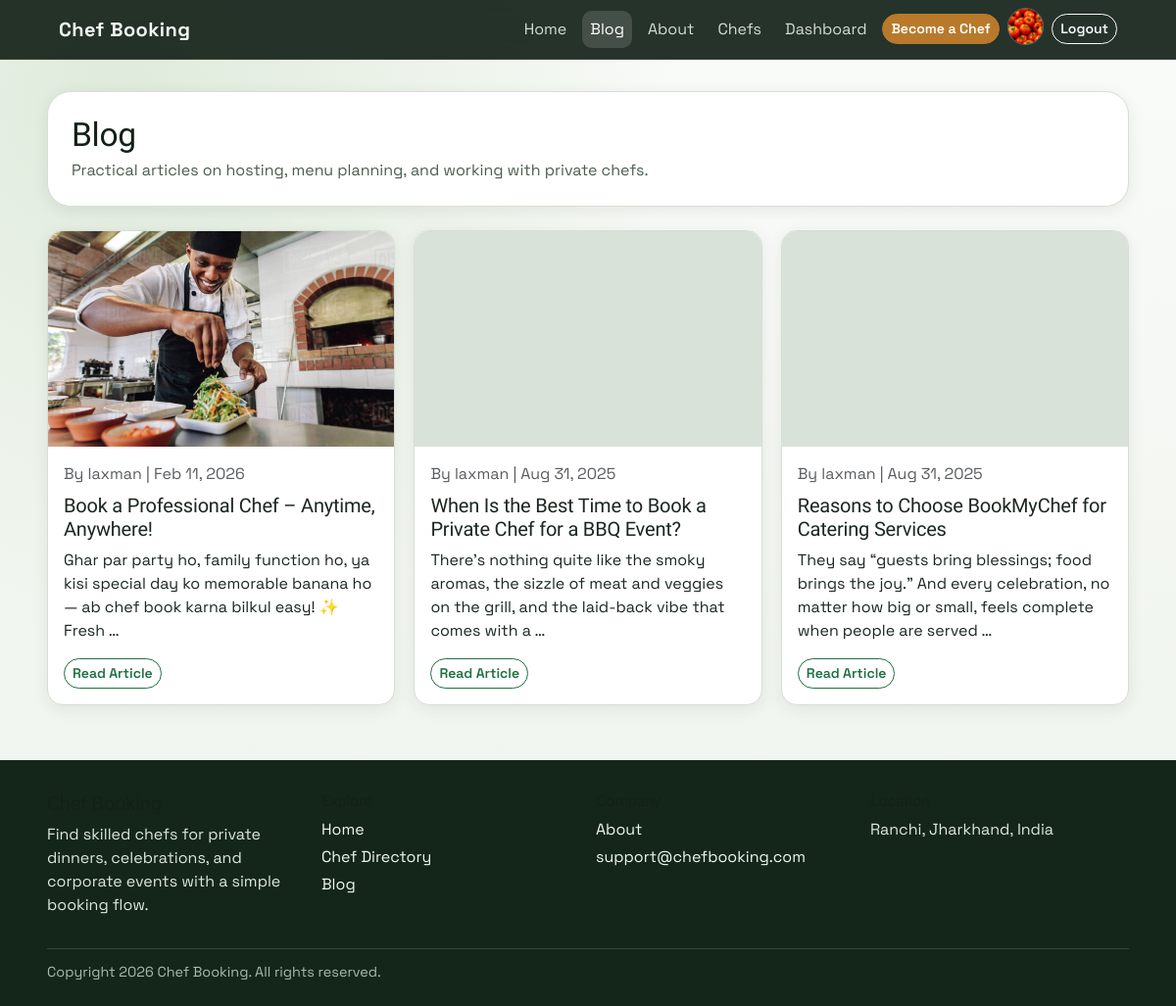
The page /blog/ (signed in) on the database its author committed.
### accounts/models.py (models this page shows, shortened)
class Profile(models.Model):
    user = models.OneToOneField(settings.AUTH_USER_MODEL, on_delete=models.CASCADE)
    name = models.CharField(max_length=100)
    email = models.EmailField()
    mobile_number = models.CharField(max_length=15, blank=True, null=True)
    location = models.CharField(max_length=255, blank=True)
    education = models.CharField(max_length=255, blank=True)
    experience = models.IntegerField(default=0)
    speciality = models.TextField(blank=True)
    bio = models.TextField(blank=True)
    dishes = models.CharField(max_length=255, default="Not specified")
    profile_image = models.ImageField(upload_to=user_directory_path, blank=True, null=True)

### booking/models.py (models this page shows, shortened)
class BlogPost(models.Model):
    title = models.CharField(max_length=200)
    image = models.ImageField(upload_to="blog_images/")
    content = models.TextField()
    author = models.ForeignKey(User, on_delete=models.CASCADE)
    created_at = models.DateTimeField(auto_now_add=True)
    is_published = models.BooleanField(default=True, db_index=True)

### booking/views.py (the view)
# urls.py: path('blog/', booking_views.blog_list, name='blog_list'),
def blog_list(request):
    posts = BlogPost.objects.select_related("author").filter(is_published=True).order_by("-created_at")
    return render(request, "booking/blog_list.html", {"posts": posts})

### booking/context_processors.py (called while the page is built)
def chef_context(request):
    chef = None
    profile = None
    is_admin_user = False
    if request.user.is_authenticated:
        chef = Chef.objects.filter(user=request.user).first()
        profile = getattr(request.user, "profile", None)
        is_admin_user = request.user.is_superuser
    return {"chef": chef, "user_profile": profile, "is_admin_user": is_admin_user}

### booking/templates/booking/blog_list.html (shortened to what this page needs)
{% extends "base.html" %}
{% load static %}
{% block content %}
<section class="page-card p-4 mb-4">
  <h1 class="section-title mb-1">Blog</h1>
  <p class="section-subtitle mb-0">Practical articles on hosting, menu planning, and working with private chefs.</p>
</section>
<section class="content-grid">
  {% for post in posts %}
  <article class="content-card">
    {% if post.image %}
    <img src="{{ post.image.url }}" alt="{{ post.title }}" loading="lazy" decoding="async" />
    {% else %}
    <img src="{% static 'images/default.webp' %}" alt="Blog placeholder" loading="lazy" decoding="async" />
    {% endif %}
    <div class="card-body-tight">
      <p class="mb-2 text-muted">By {{ post.author.username }} | {{ post.created_at|date:"M d, Y" }}</p>
      <h2 class="h5">{{ post.title }}</h2>
      <p class="mb-3">{{ post.content|truncatewords:24 }}</p>
      <a href="{% url 'blog_detail' post.pk %}" class="btn btn-outline-primary btn-sm">Read Article</a>
    </div>
  </article>
  {% empty %}
  <article class="page-card p-4">
    <h2 class="h5">No articles published yet</h2>
    <p class="mb-0">Check back soon for updates.</p>
  </article>
  {% endfor %}
</section>
{% endblock %}

### templates/base.html (shortened to what this page needs)
{% load static %}
<!DOCTYPE html>
<html lang="en">
  <head>
    <link href="https://cdn.jsdelivr.net/npm/bootstrap@5.3.3/dist/css/bootstrap.min.css" rel="stylesheet" />
    <link href="{% static 'css/site.css' %}" rel="stylesheet" />
  </head>
  <body>
    <div class="site-shell">
      <nav class="navbar navbar-expand-lg navbar-dark top-nav">
        <div class="container-fluid" style="width:min(1120px, 92vw);">
          <a class="navbar-brand" href="{% url 'home' %}">Chef Booking</a>
          <div class="d-none d-lg-flex ms-auto">
            <ul class="navbar-nav ms-auto align-items-center gap-2">
              <li class="nav-item">
                <a class="nav-link {% if request.resolver_match.url_name == 'home' %}active{% endif %}" href="{% url 'home' %}">Home</a>
              </li>
              <li class="nav-item">
                <a class="nav-link {% if request.resolver_match.url_name == 'blog_list' %}active{% endif %}" href="{% url 'blog_list' %}">Blog</a>
              </li>
              <li class="nav-item">
                <a class="nav-link {% if request.resolver_match.url_name == 'about' %}active{% endif %}" href="{% url 'about' %}">About</a>
              </li>
              {% if user.is_authenticated %}
              <li class="nav-item">
                <a class="nav-link {% if request.resolver_match.url_name == 'chef_list' %}active{% endif %}" href="{% url 'chef_list' %}">Chefs</a>
              </li>
              <li class="nav-item">
                <a class="nav-link {% if request.resolver_match.url_name == 'dashboard' %}active{% endif %}" href="{% url 'dashboard' %}">Dashboard</a>
              </li>
              {% if not chef %}
              <li class="nav-item">
                <a class="btn btn-sm btn-accent" href="{% url 'become_chef' %}">Become a Chef</a>
              </li>
              {% endif %}
              <li class="nav-item">
                <a class="avatar-btn" href="{% url 'profile_detail' request.user.username %}" aria-label="Profile">
                  {% if user_profile and user_profile.profile_image %}
                  <img src="{{ user_profile.profile_image.url }}" alt="{{ user.username }} profile" loading="lazy" />
                  {% else %}
                  <img src="{% static 'images/default-chef.jpg' %}" alt="Default profile" loading="lazy" />
                  {% endif %}
                </a>
              </li>
              <li class="nav-item">
                <form method="post" action="{% url 'logout' %}" class="d-inline">
                  <button type="submit" class="btn btn-sm btn-outline-light">Logout</button>
                </form>
              </li>
              {% endif %}
            </ul>
          </div>
        </div>
      </nav>
      <main class="site-main">
        {% block content %}{% endblock %}
      </main>
      <footer class="site-footer">
        <div class="footer-grid">
          <div>
            <h5>Chef Booking</h5>
            <p class="mb-0">Find skilled chefs for private dinners, celebrations, and corporate events with a simple booking flow.</p>
          </div>
          <div>
            <h6>Explore</h6>
            <p class="mb-1"><a href="{% url 'home' %}">Home</a></p>
            <p class="mb-1"><a href="{% url 'chef_list' %}">Chef Directory</a></p>
            <p class="mb-0"><a href="{% url 'blog_list' %}">Blog</a></p>
          </div>
          <div>
            <h6>Company</h6>
            <p class="mb-1"><a href="{% url 'about' %}">About</a></p>
            <p class="mb-0"><a href="mailto:support@chefbooking.com">support@chefbooking.com</a></p>
          </div>
          <div>
            <h6>Location</h6>
            <p class="mb-0">Ranchi, Jharkhand, India</p>
          </div>
        </div>
        <div class="footer-meta">Copyright <span id="currentYear"></span> Chef Booking. All rights reserved.</div>
      </footer>
    </div>
  </body>
</html>

### static/css/site.css (style rules this page uses)
:root { --bg: #f5f7f3; --surface: #ffffff; --surface-muted: #eef2ea; --text: #1b2720; --text-muted: #4b5d50; --primary: #1f6f43; --primary-strong: #165233; --accent: #b87a2a; --border: #d7ded5; --danger: #a53838; --radius-sm: 10px; --radius-md: 16px; --radius-lg: 24px; --shadow-sm: 0 4px 16px rgba(22, 38, 28, 0.08); --shadow-md: 0 12px 36px rgba(22, 38, 28, 0.13); }
* { box-sizing: border-box; }
html, body { margin: 0; padding: 0; }
body { font-family: "Space Grotesk", "Segoe UI", sans-serif; color: var(--text); background: radial-gradient(circle at 10% 10%, #dfeadb 0%, rgba(223, 234, 219, 0) 40%), linear-gradient(180deg, #f9fbf8 0%, #eef3ec 100%); min-height: 100vh; }
h1, h2, h3, h4, h5, h6 { font-family: "Sora", "Segoe UI", sans-serif; letter-spacing: -0.01em; margin-top: 0; color: #132117; }
a { color: var(--primary); }
.site-shell { min-height: 100vh; display: flex; flex-direction: column; }
.site-main { flex: 1; width: min(1120px, 92vw); margin: 2rem auto 3.5rem; }
.top-nav { position: sticky; top: 0; z-index: 1030; background: rgba(15, 29, 20, 0.9); backdrop-filter: blur(10px); border-bottom: 1px solid rgba(255, 255, 255, 0.1); }
.top-nav .navbar-brand { font-weight: 700; letter-spacing: 0.02em; color: #f1f8f2; }
.top-nav .nav-link { color: rgba(243, 250, 244, 0.85); border-radius: var(--radius-sm); padding: 0.45rem 0.75rem; transition: background-color 160ms ease, color 160ms ease; }
.top-nav .nav-link:hover, .top-nav .nav-link.active { color: #ffffff; background: rgba(255, 255, 255, 0.14); }
.top-nav .btn { border-radius: 999px; }
.avatar-btn { display: inline-flex; align-items: center; justify-content: center; width: 2.35rem; height: 2.35rem; border-radius: 999px; overflow: hidden; border: 1px solid rgba(255, 255, 255, 0.25); }
.avatar-btn img { width: 100%; height: 100%; object-fit: cover; }
.page-card { background: var(--surface); border: 1px solid var(--border); border-radius: var(--radius-lg); box-shadow: var(--shadow-sm); }
.section-title { font-size: clamp(1.45rem, 3vw, 2.1rem); margin-bottom: 0.5rem; }
.section-subtitle { color: var(--text-muted); margin-bottom: 1.5rem; }
.content-grid { display: grid; gap: 1.2rem; grid-template-columns: repeat(auto-fit, minmax(250px, 1fr)); }
.content-card { border: 1px solid var(--border); border-radius: var(--radius-md); overflow: hidden; background: var(--surface); box-shadow: var(--shadow-sm); transition: transform 180ms ease, box-shadow 180ms ease; }
.content-card img { width: 100%; height: 220px; object-fit: cover; background: #d9e2d8; }
.card-body-tight { padding: 1rem; }
.btn { border-radius: 999px; font-weight: 600; }
.btn-outline-primary { color: var(--primary); border-color: var(--primary); }
.btn-accent { color: #fff; background: var(--accent); border: 1px solid var(--accent); }
.site-footer { background: #14261a; color: #dce7df; margin-top: auto; }
.site-footer a { color: #eef7f1; text-decoration: none; }
.footer-grid { width: min(1120px, 92vw); margin: 0 auto; padding: 2rem 0; display: grid; gap: 1rem; grid-template-columns: repeat(auto-fit, minmax(200px, 1fr)); }
.footer-meta { width: min(1120px, 92vw); margin: 0 auto; padding: 0.8rem 0 1.5rem; border-top: 1px solid rgba(255, 255, 255, 0.14); color: #a8bbb0; font-size: 0.9rem; }

### rows shown on the page
Profile: profile_image (picture)
BlogPost: image (picture), author.username "laxman", created_at "Feb 11, 2026", title "Book a Professional Chef – Anytime, Anywhere!", content "Ghar par party ho, family function ho, ya kisi special day ko memorable banana ho — ab chef book karna bilkul easy! ✨ Fresh …"
BlogPost: image (picture), author.username "laxman", created_at "Aug 31, 2025", title "When Is the Best Time to Book a Private Chef for a BBQ Event?", content "There’s nothing quite like the smoky aromas, the sizzle of meat and veggies on the grill, and the laid-back vibe that comes with a …"
BlogPost: image (picture), author.username "laxman", created_at "Aug 31, 2025", title "Reasons to Choose BookMyChef for Catering Services", content "They say “guests bring blessings; food brings the joy.” And every celebration, no matter how big or small, feels complete when people are served …"
